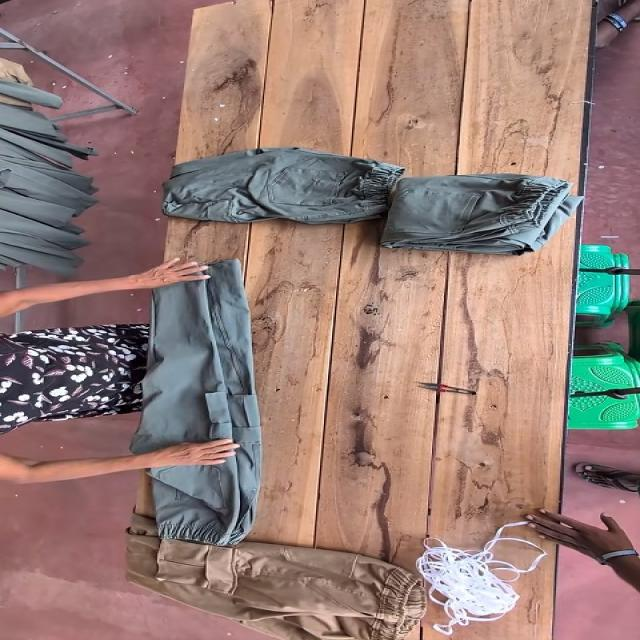
#> input picture Feature_3/garment_piece_detector/dataset/test/images/v02_event_002_best_jpg.rf.c29a5c3973079ea639cb99106ef0d391.jpg, 640 x 640 px
$ python annotate_frames.py ../garment_piece_detector/dataset/test/images
#> lines starting #> are read from the running program, lines starting #| are printed output that depends on the picture
from pathlib import Path
import argparse
import csv
import os
import re
import time

import cv2
import numpy as np


# ============================================================
# CONFIGURATION
# ============================================================

AUTO_ADVANCE = True

MAX_DISPLAY_WIDTH = 1400
MAX_DISPLAY_HEIGHT = 850

IMAGE_EXTENSIONS = {
    ".jpg",
    ".jpeg",
    ".png",
    ".bmp",
    ".webp"
}

VALID_STATES = {
    "INVALID",
    "READY",
    "NOT_READY"
}


# ============================================================
# HELPER FUNCTIONS
# ============================================================

def natural_sort_key(path):
    """
    Sort frame names correctly:
    v01_001, v01_002, v01_010, etc.
    """
    return [
        int(part) if part.isdigit() else part.lower()
        for part in re.split(r"(\d+)", path.name)
    ]


def find_frames(video_folder):
    """Find and naturally sort all image frames."""

    frames = [
        path
        for path in video_folder.iterdir()
        if path.is_file()
        and path.suffix.lower() in IMAGE_EXTENSIONS
    ]

    return sorted(frames, key=natural_sort_key)


def load_existing_annotations(csv_path):
    """
    Load existing annotations so annotation can resume.
    """

    annotations = {}

    if not csv_path.exists():
        return annotations

    try:
        with csv_path.open(
            "r",
            newline="",
            encoding="utf-8"
        ) as csv_file:

            reader = csv.DictReader(csv_file)

            for row in reader:
                frame_id = row.get("frame_id", "").strip()
                state = row.get("state", "").strip().upper()

                if frame_id and state in VALID_STATES:
                    annotations[frame_id] = state

        print(f"Loaded existing annotations: {csv_path}")

    except PermissionError:
        raise PermissionError(
            f"\nCannot read this CSV:\n{csv_path}\n\n"
            "Close it in Excel, VS Code, Notepad, or another "
            "application before running the annotation program."
        )

    except Exception as error:
        print(f"Warning: Could not load {csv_path}")
        print(f"Reason: {error}")

    return annotations


def save_annotations(
    csv_path,
    video_id,
    frames,
    annotations
):
    """
    Save annotations safely.

    Every frame is included in the CSV. Frames that have not been
    annotated have an empty state.
    """

    csv_path.parent.mkdir(parents=True, exist_ok=True)

    temporary_path = csv_path.with_suffix(".tmp")

    with temporary_path.open(
        "w",
        newline="",
        encoding="utf-8"
    ) as csv_file:

        writer = csv.DictWriter(
            csv_file,
            fieldnames=[
                "video_id",
                "frame_id",
                "state"
            ]
        )

        writer.writeheader()

        for frame_path in frames:
            frame_id = frame_path.stem

            writer.writerow({
                "video_id": video_id,
                "frame_id": frame_id,
                "state": annotations.get(frame_id, "")
            })

        csv_file.flush()
        os.fsync(csv_file.fileno())

    # Retry if Windows temporarily locks the CSV
    for attempt in range(5):
        try:
            os.replace(temporary_path, csv_path)
            return

        except PermissionError:
            if attempt < 4:
                time.sleep(0.5)
            else:
                raise PermissionError(
                    f"\nCould not update this CSV:\n{csv_path}\n\n"
                    "Close the CSV in Excel, VS Code, Notepad, "
                    "or another application and run the program again."
                )


def calculate_progress(frames, annotations):
    """Count how many frames have annotations."""

    return sum(
        frame_path.stem in annotations
        for frame_path in frames
    )


def first_unannotated_index(frames, annotations):
    """Find the first frame that has not been annotated."""

    for index, frame_path in enumerate(frames):
        if frame_path.stem not in annotations:
            return index
#> in annotate_folder, image is the input picture: shape (640, 640, 3); mean B, G, R 118.8, 125.5, 152

    return 0


def create_display(
    image,
    video_id,
    frame_path,
    current_index,
    frames,
    annotations
):
    """
    Resize the image and add annotation details and controls.
    """
#> called with video_id = 'images', current_index = 0

    frame_id = frame_path.stem
    current_state = annotations.get(
        frame_id,
        "UNANNOTATED"
    )

    panel_height = 160
    available_height = MAX_DISPLAY_HEIGHT - panel_height

    original_height, original_width = image.shape[:2]

    scale = min(
        MAX_DISPLAY_WIDTH / original_width,
        available_height / original_height,
        1.0
    )

    resized_width = max(
        1,
        int(original_width * scale)
    )

    resized_height = max(
        1,
        int(original_height * scale)
    )

    resized_image = cv2.resize(
        image,
        (resized_width, resized_height),
        interpolation=cv2.INTER_AREA
    )

    canvas_width = max(resized_width, 950)
    canvas_height = resized_height + panel_height

    canvas = np.zeros(
        (canvas_height, canvas_width, 3),
        dtype=np.uint8
    )

    x_offset = (
        canvas_width - resized_width
    ) // 2

    canvas[
        0:resized_height,
        x_offset:x_offset + resized_width
    ] = resized_image
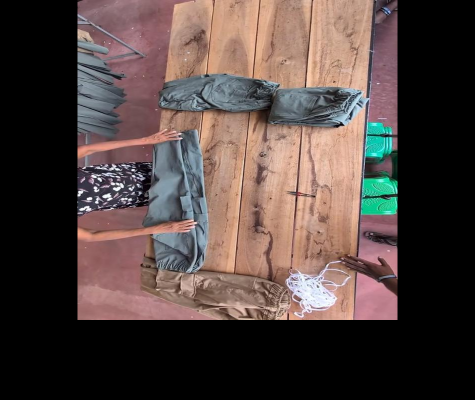
#> canvas: shape (800, 950, 3) (shown at 1/2 size); mean B, G, R 64, 67.6, 81.9

    annotated_count = calculate_progress(
        frames,
        annotations
    )

    state_colors = {
        "READY": (0, 220, 0),
        "NOT_READY": (0, 180, 255),
        "INVALID": (0, 0, 255),
        "UNANNOTATED": (200, 200, 200)
    }

    state_color = state_colors.get(
        current_state,
        (200, 200, 200)
    )

    first_line = (
        f"Video: {video_id} | "
        f"Frame: {frame_id} | "
        f"{current_index + 1}/{len(frames)}"
    )

    second_line = (
        f"State: {current_state} | "
        f"Progress: {annotated_count}/{len(frames)}"
    )

    third_line = (
        "I: INVALID | R: READY | N: NOT_READY | "
        "X/Backspace/Delete: Reset"
    )

    fourth_line = (
        "Left/Right arrows: Navigate | "
        "Esc: Save and exit"
    )

    text_y = resized_height + 30

    cv2.putText(
        canvas,
        first_line,
        (20, text_y),
        cv2.FONT_HERSHEY_SIMPLEX,
        0.65,
        (255, 255, 255),
        2,
        cv2.LINE_AA
    )

    cv2.putText(
        canvas,
        second_line,
        (20, text_y + 35),
        cv2.FONT_HERSHEY_SIMPLEX,
        0.65,
        state_color,
        2,
        cv2.LINE_AA
    )

    cv2.putText(
        canvas,
        third_line,
        (20, text_y + 75),
        cv2.FONT_HERSHEY_SIMPLEX,
        0.57,
        (220, 220, 220),
        1,
        cv2.LINE_AA
    )

    cv2.putText(
        canvas,
        fourth_line,
        (20, text_y + 110),
        cv2.FONT_HERSHEY_SIMPLEX,
        0.57,
        (220, 220, 220),
        1,
        cv2.LINE_AA
    )
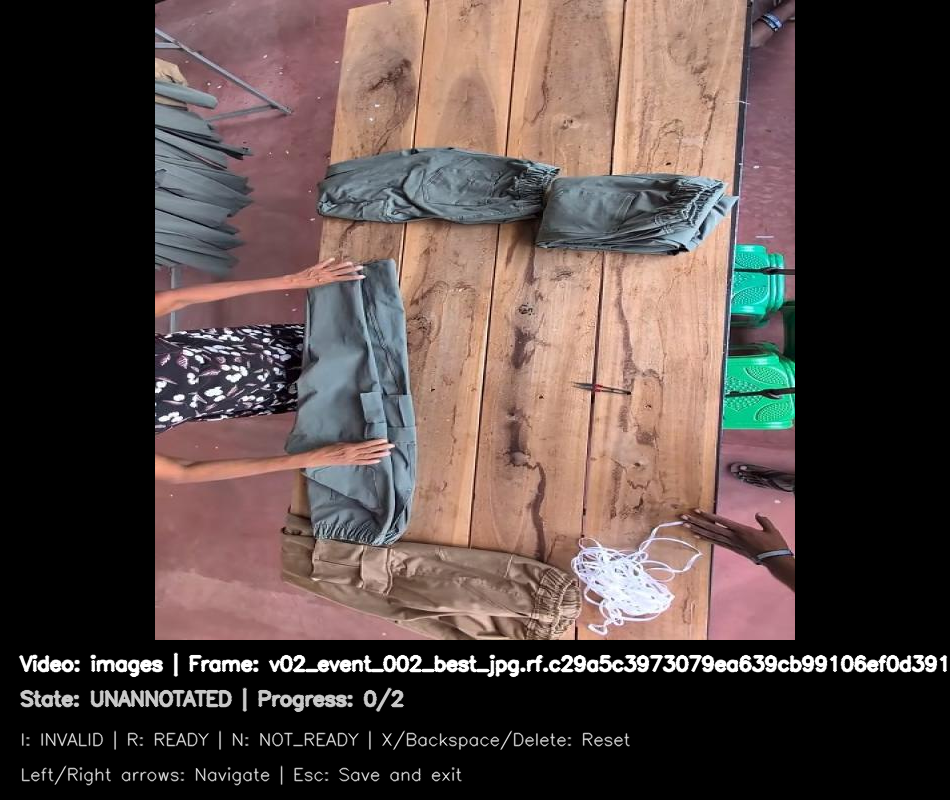
#> canvas: shape (800, 950, 3); mean B, G, R 68.4, 72, 86.3

    return canvas


# ============================================================
# ANNOTATION FUNCTION
# ============================================================

def annotate_folder(video_folder, csv_output_folder):
    """
    Annotate frames from one selected video folder.
    """

    video_id = video_folder.name
    frames = find_frames(video_folder)

    if not frames:
        raise RuntimeError(
            f"No image frames were found inside:\n{video_folder}"
        )

    # CSV is saved outside the video frame folder
    csv_output_folder.mkdir(
        parents=True,
        exist_ok=True
    )

    csv_path = (
        csv_output_folder /
        f"{video_id}_annotator.csv"
    )

    annotations = load_existing_annotations(
        csv_path
    )

    annotated_count = calculate_progress(
        frames,
        annotations
    )

    print("\n========================================")
    print(f"Selected video folder: {video_folder}")
    print(f"Video ID: {video_id}")
    print(f"Frames: {len(frames)}")
    print(f"Already annotated: {annotated_count}")
    print(f"Annotation CSV: {csv_path}")
    print("========================================\n")

    if annotated_count == len(frames):
        print(
            f"All {len(frames)} frames in {video_id} "
            "are already annotated."
        )
        return

    current_index = first_unannotated_index(
        frames,
        annotations
    )

    window_name = f"Frame Annotator - {video_id}"

    cv2.namedWindow(
        window_name,
        cv2.WINDOW_NORMAL
    )

    print(
        f"Starting from: "
        f"{frames[current_index].name}"
    )

    while True:
        frame_path = frames[current_index]
        frame_id = frame_path.stem

        image = cv2.imread(str(frame_path))

        if image is None:
            print(
                f"Could not read {frame_path.name}. "
                "It was marked INVALID."
            )

            annotations[frame_id] = "INVALID"

            save_annotations(
                csv_path,
                video_id,
                frames,
                annotations
            )

            if current_index < len(frames) - 1:
                current_index += 1
                continue

            break

        display = create_display(
            image=image,
            video_id=video_id,
            frame_path=frame_path,
            current_index=current_index,
            frames=frames,
            annotations=annotations
        )

        cv2.imshow(window_name, display)

        # waitKeyEx supports special keys such as arrow keys
        key = cv2.waitKeyEx(0)
#> (key x is pressed here)

        # Remove additional OpenCV key information when present
        basic_key = key & 0xFF

        # Esc: save and exit
        if key == 27 or basic_key == 27:
            save_annotations(
                csv_path,
                video_id,
                frames,
                annotations
            )

            print("\nAnnotations saved successfully.")
            print(f"CSV: {csv_path}")
            break

        # Left arrow
        elif key in (
            2424832,  # Windows
            65361,    # Linux
            81,       # Some OpenCV builds
            2
        ):
            current_index = max(
                0,
                current_index - 1
            )

        # Right arrow
        elif key in (
            2555904,  # Windows
            65363,    # Linux
            83,       # Some OpenCV builds
            3
        ):
            current_index = min(
                len(frames) - 1,
                current_index + 1
            )

        # I: INVALID
        elif basic_key in (
            ord("i"),
            ord("I")
        ):
            annotations[frame_id] = "INVALID"

            save_annotations(
                csv_path,
                video_id,
                frames,
                annotations
            )

            print(
                f"{frame_path.name} -> INVALID"
            )

            if AUTO_ADVANCE:
                if current_index < len(frames) - 1:
                    current_index += 1
                else:
                    break

        # R: READY
        elif basic_key in (
            ord("r"),
            ord("R")
        ):
            annotations[frame_id] = "READY"

            save_annotations(
                csv_path,
                video_id,
                frames,
                annotations
            )

            print(
                f"{frame_path.name} -> READY"
            )

            if AUTO_ADVANCE:
                if current_index < len(frames) - 1:
                    current_index += 1
                else:
                    break

        # N: NOT_READY
        elif basic_key in (
            ord("n"),
            ord("N")
        ):
            annotations[frame_id] = "NOT_READY"

            save_annotations(
                csv_path,
                video_id,
                frames,
                annotations
            )

            print(
                f"{frame_path.name} -> NOT_READY"
            )

            if AUTO_ADVANCE:
                if current_index < len(frames) - 1:
                    current_index += 1
                else:
                    break

        # X, Backspace or Delete: reset annotation
        elif (
            basic_key in (
                ord("x"),
                ord("X"),
                8,
                127
            )
            or key == 3014656
        ):
            if frame_id in annotations:
                annotations.pop(frame_id)

                save_annotations(
                    csv_path,
                    video_id,
                    frames,
                    annotations
                )

                print(
                    f"{frame_path.name} -> RESET"
                )

    # Final save, including when the final frame was annotated
    save_annotations(
        csv_path,
        video_id,
        frames,
        annotations
    )

    cv2.destroyAllWindows()

    annotated_count = calculate_progress(
        frames,
        annotations
    )

    print(
        f"\nProgress: {annotated_count}/{len(frames)}"
    )
    print(f"Saved: {csv_path}")


# ============================================================
# MAIN PROGRAM
# ============================================================

def main():
    parser = argparse.ArgumentParser(
        description=(
            "Annotate frames from one selected video folder."
        )
    )

    parser.add_argument(
        "video_folder",
        type=Path,
        help=(
            "Frame folder to annotate, for example "
            "./extracted_frames/v01"
        )
    )

    parser.add_argument(
        "--csv-folder",
        type=Path,
        default=None,
        help=(
            "Optional CSV output folder. By default, CSVs are "
            "saved in extracted_frames/annotated csvs."
        )
    )

    args = parser.parse_args()

    video_folder = (
        args.video_folder
        .expanduser()
        .resolve()
    )

    if not video_folder.exists():
        raise FileNotFoundError(
            f"Selected folder does not exist:\n{video_folder}"
        )

    if not video_folder.is_dir():
        raise NotADirectoryError(
            f"Selected path is not a folder:\n{video_folder}"
        )

    if args.csv_folder is not None:
        csv_output_folder = (
            args.csv_folder
            .expanduser()
            .resolve()
        )
    else:
        # For extracted_frames/v01, this creates:
        # extracted_frames/annotated csvs/
        csv_output_folder = (
            video_folder.parent /
            "annotated csvs"
        )

    annotate_folder(
        video_folder,
        csv_output_folder
    )


if __name__ == "__main__":
    main()

$ run again, on Feature_3/garment_piece_detector/dataset/test/images/v14_event_002_best_jpg.rf.e87deeda10e2eb48dd0d94bc9d557a37.jpg
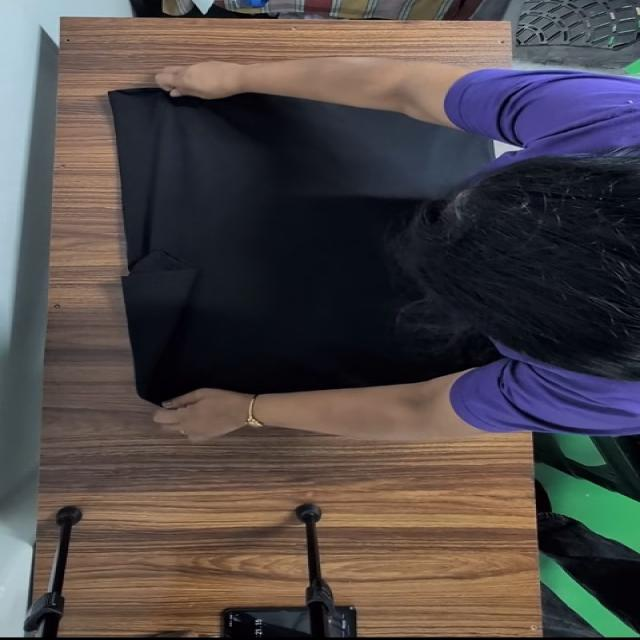
#> input picture Feature_3/garment_piece_detector/dataset/test/images/v14_event_002_best_jpg.rf.e87deeda10e2eb48dd0d94bc9d557a37.jpg, 640 x 640 px
#> in annotate_folder, image is the input picture: shape (640, 640, 3); mean B, G, R 71.5, 71.3, 78.3
#> in create_display, `canvas[ 0:resized_height, x_offset:x_offset + resized_width ] = resize..`:
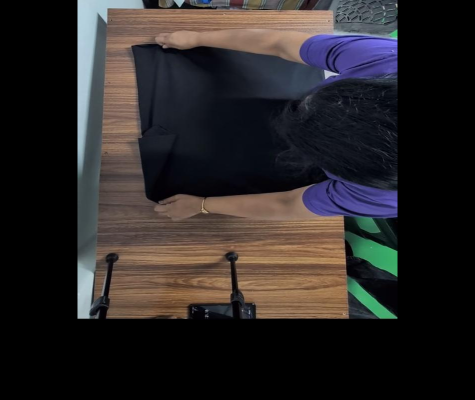
#> canvas: shape (800, 950, 3) (shown at 1/2 size); mean B, G, R 38.5, 38.4, 42.2
#> in create_display, `cv2.putText( canvas, fourth_line, (20, text_y + 110), cv2.FONT_HERSHEY..`:
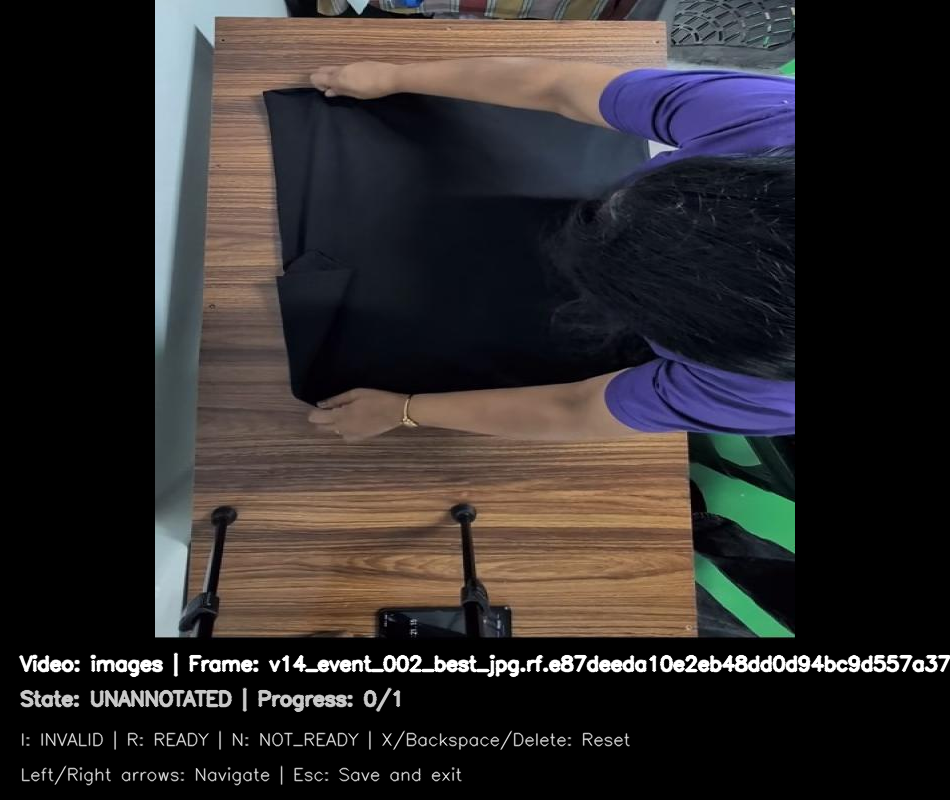
#> canvas: shape (800, 950, 3); mean B, G, R 42.9, 42.7, 46.6

$ run again, on Feature_3/garment_piece_detector/dataset/test/images/v15_event_003_best_jpg.rf.3796c2c2485b17a85e14b0fb4db95344.jpg
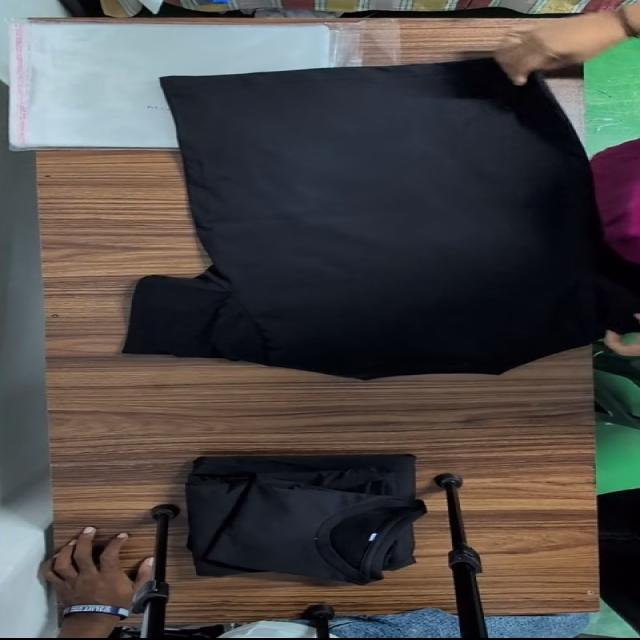
#> input picture Feature_3/garment_piece_detector/dataset/test/images/v15_event_003_best_jpg.rf.3796c2c2485b17a85e14b0fb4db95344.jpg, 640 x 640 px
#> in annotate_folder, image is the input picture: shape (640, 640, 3); mean B, G, R 71, 72.5, 76.4
#> in create_display, `canvas[ 0:resized_height, x_offset:x_offset + resized_width ] = resize..`:
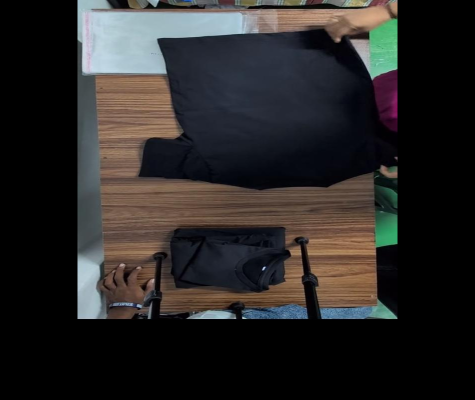
#> canvas: shape (800, 950, 3) (shown at 1/2 size); mean B, G, R 38.3, 39, 41.2
#> in create_display, `cv2.putText( canvas, fourth_line, (20, text_y + 110), cv2.FONT_HERSHEY..`:
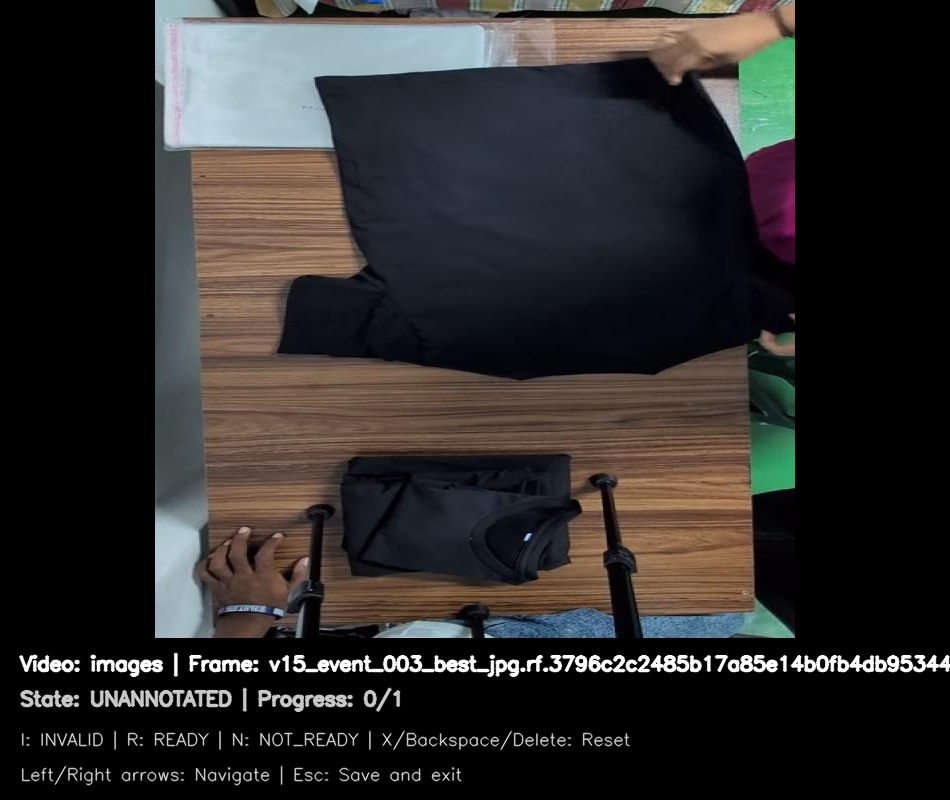
#> canvas: shape (800, 950, 3); mean B, G, R 42.6, 43.4, 45.5
